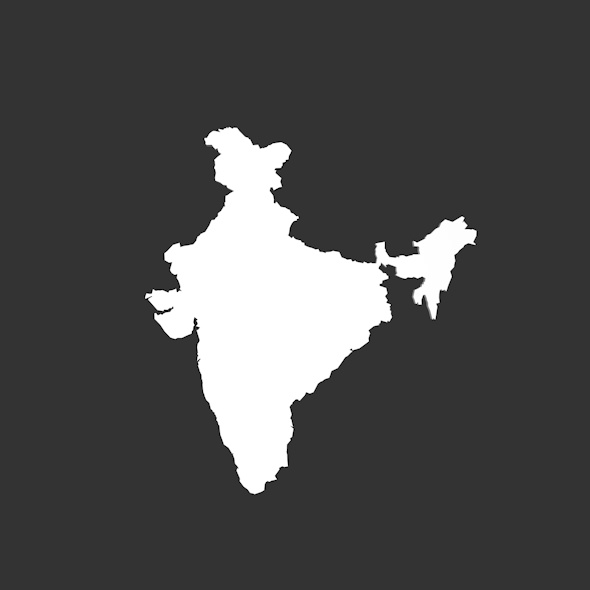
#> input picture Media Files/input_images/img_19.jpg, 590 x 590 px
$ python 13_3_contour_properties.py
#> lines starting #> are read from the running program, lines starting #| are printed output that depends on the picture; after the words box and inside, x2 and y2 are one past the last pixel; in counts of white or black regions, pixels touching at a corner belong together; long printed decimals are rounded
import cv2
import numpy as np

img = cv2.imread('../../Media Files/input_images/img_19.jpg')
#> img is the input picture: shape (590, 590, 3); min 0, max 255, mean 76.9
col_img = img.copy()

img = cv2.cvtColor(img, cv2.COLOR_BGR2GRAY)
#> img: shape (590, 590)
cv2.imshow("Original Image", img)
ret, thresh = cv2.threshold(img, 127, 255, 0)
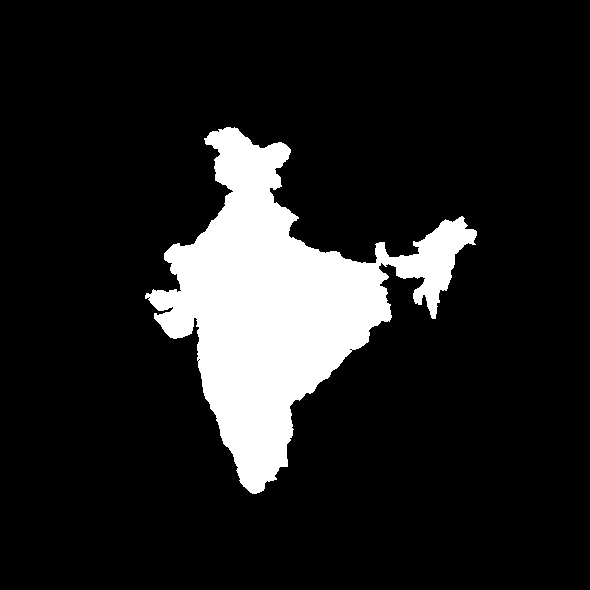
#> thresh: shape (590, 590); 12.9% white; 1 white region
contours, hierarchy = cv2.findContours(thresh, 1, 2)
#> contours = 5 contours, 4 with area under 20; largest, box (x1, y1, x2, y2) and area: (145, 127, 477, 494) 43968
img_copy = cv2.drawContours(col_img.copy(), contours, -1, (0, 255, 0), 2)
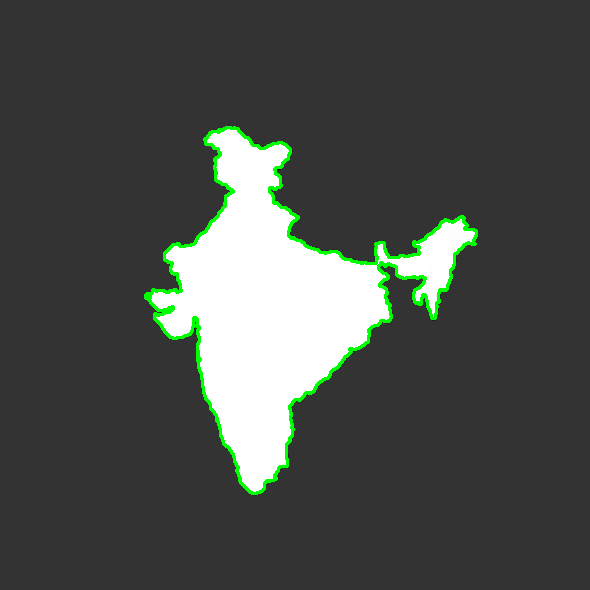
#> img_copy: shape (590, 590, 3); mean B, G, R 74.2, 78.4, 74.2
cv2.imshow("All Contours", img_copy)

cnt = contours[0]
#> cnt = [[197, 360], [198, 359], [199, 360], [198, 361]]

# Aspect Ratio
# It is the ratio of width to height of bounding rect of the object.
x, y, w, h = cv2.boundingRect(array=cnt)
#> x = 197; y = 359; w = 3; h = 3
img_copy = cv2.rectangle(col_img.copy(), (x, y), (x + w, y + h), (0, 255, 255), 3)
aspect_ratio = float(w) / h
#> aspect_ratio = 1
print("Aspect Ratio:", aspect_ratio)
#| Aspect Ratio: 1.0

# Extent
# Extent is the ratio of contour area to bounding rectangle area.
area = cv2.contourArea(contour=cnt)
#> area = 2
print("Contour Area:", area)
#| Contour Area: 2.0
rect_area = w * h
#> rect_area = 9
print("Rectangle Area:", rect_area)
#| Rectangle Area: 9
extent = float(area) / rect_area
#> extent = 0.222
print("Extent:", extent)
#| Extent: 0.2222

# Solidity
# Solidity is the ratio of contour area to its convex hull area.
hull = cv2.convexHull(cnt)
#> hull = [[197, 360], [198, 359], [199, 360], [198, 361]]
img_copy = cv2.drawContours(img_copy, hull, -1, (255, 0, 0), 7)
#> img_copy: shape (590, 590, 3); mean B, G, R 76.9, 76.9, 76.9
img_copy = cv2.polylines(img_copy, [hull], True, (255, 255, 0), 2)
#> img_copy: shape (590, 590, 3); mean B, G, R 76.9, 76.9, 76.9
cv2.imshow("Convex Hull(Blue) and Bounding Box(Yellow)", img_copy)
hull_area = cv2.contourArea(hull)
#> hull_area = 2
print("Hull Area:", hull_area)
#| Hull Area: 2.0
solidity = float(area) / hull_area
#> solidity = 1
print("Solidity:", solidity)
#| Solidity: 1.0

# Equivalent Diameter
# Equivalent Diameter is the diameter of the circle whose area is same as the contour area.
equi_diameter = np.sqrt(4 * area / np.pi)
#> equi_diameter = 1.6
print("Equivalent Diameter:", equi_diameter)
#| Equivalent Diameter: 1.596

# Orientation
# Orientation is the angle at which object is directed.
# Following method also gives the Major Axis and Minor Axis lengths.
#> (the run stopped early here; a loop or call above may not have finished)
